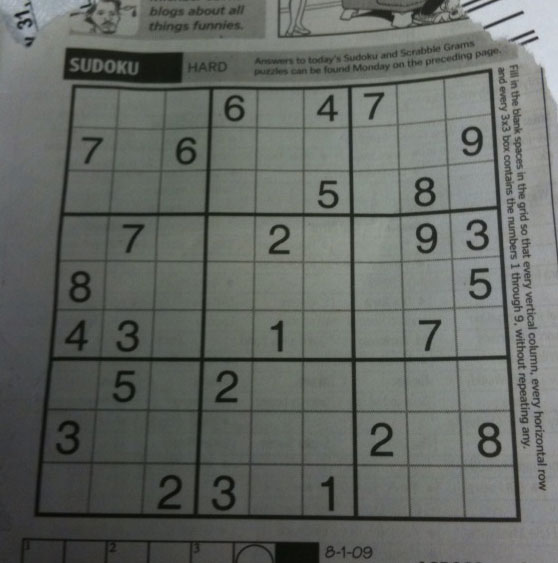
#> input picture ML/Day13/sudoku.png, 558 x 563 px
$ python 16.py   (older library calls are emulated)
#> lines starting #> are read from the running program, lines starting #| are printed output that depends on the picture
import  cv2
import numpy as np
from matplotlib import pyplot as plt
img = cv2.imread('sudoku.png',0)
#> img: shape (563, 558); min 7, max 218, mean 101.8
#laplacian = cv2.Laplacian(img,cv2.CV_64F)
sobelx = cv2.Sobel(img,cv2.CV_8U,1,0,ksize=1)
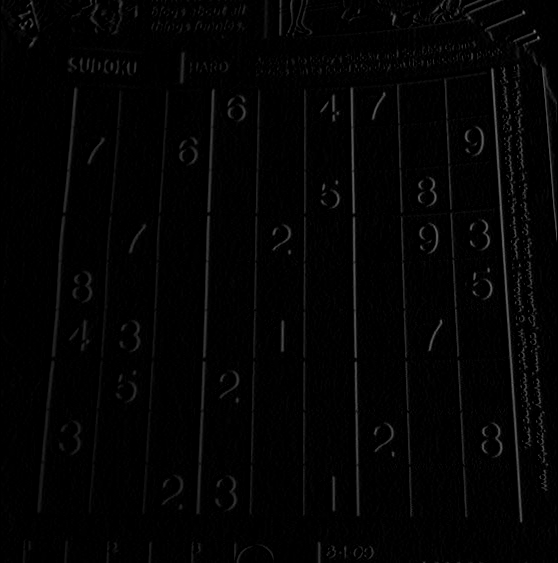
#> sobelx: shape (563, 558); min 0, max 138, mean 3.5
sobely = cv2.Sobel(img,cv2.CV_8U,0,1,ksize=1)
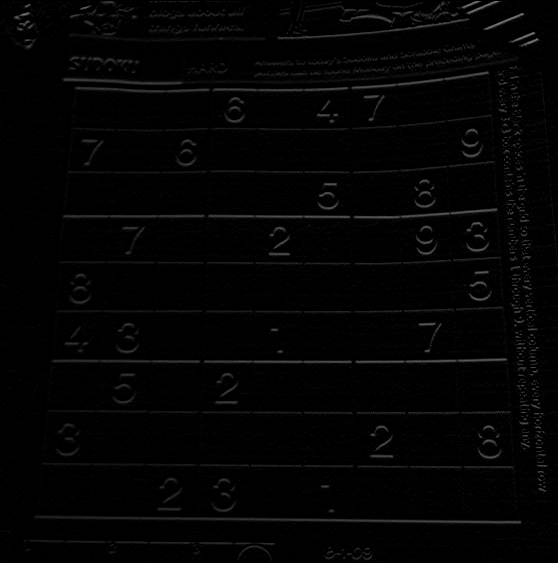
#> sobely: shape (563, 558); min 0, max 123, mean 3.5
cv2.imshow('dst',sobelx)
cv2.waitKey(0)

$ run again, with ML/Day13/gradient.png copied over ML/Day13/sudoku.png
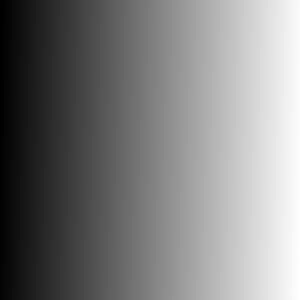
#> input picture ML/Day13/gradient.png, 300 x 300 px
#> `sobelx = cv2.Sobel(img,cv2.CV_8U,1,0,ksize=1)`:
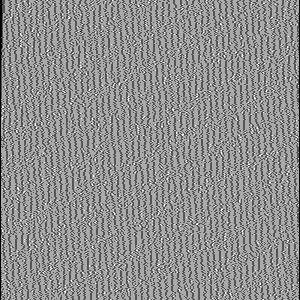
#> sobelx: shape (300, 300); min 0, max 3, mean 1.67; drawn with min black and max white
#> `sobely = cv2.Sobel(img,cv2.CV_8U,0,1,ksize=1)`:
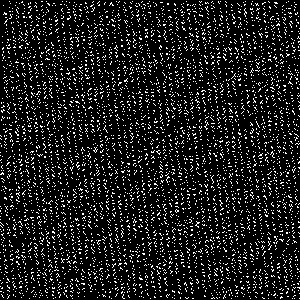
#> sobely: shape (300, 300); values 0 (black) and 1 (white), 11.4% white in thin lines or dots
